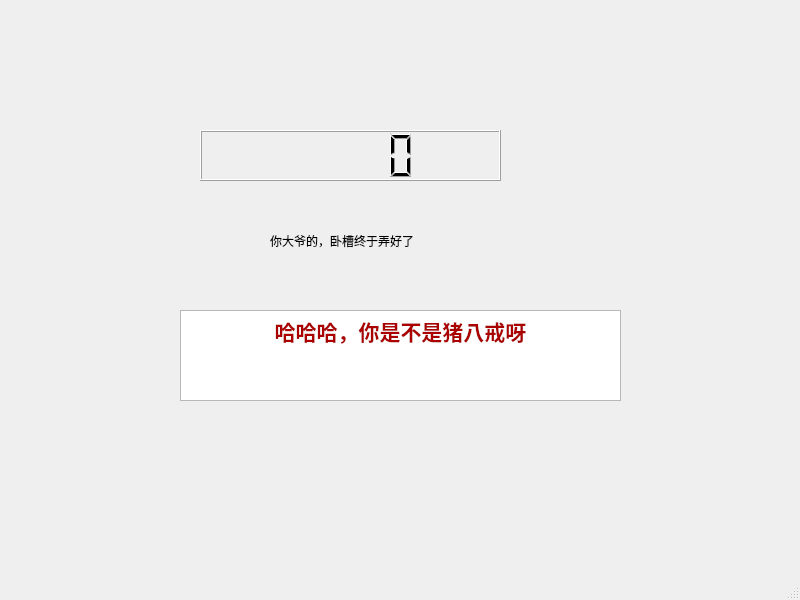
<?xml version="1.0" encoding="UTF-8"?>
<ui version="4.0">
 <class>MainWindow</class>
 <widget class="QMainWindow" name="MainWindow">
  <property name="geometry">
   <rect>
    <x>0</x>
    <y>0</y>
    <width>800</width>
    <height>600</height>
   </rect>
  </property>
  <property name="windowTitle">
   <string>MainWindow</string>
  </property>
  <widget class="QWidget" name="centralwidget">
   <widget class="QLabel" name="label">
    <property name="geometry">
     <rect>
      <x>270</x>
      <y>210</y>
      <width>291</width>
      <height>61</height>
     </rect>
    </property>
    <property name="lineWidth">
     <number>1</number>
    </property>
    <property name="midLineWidth">
     <number>2</number>
    </property>
    <property name="text">
     <string>你大爷的，卧槽终于弄好了</string>
    </property>
    <property name="textFormat">
     <enum>Qt::PlainText</enum>
    </property>
   </widget>
   <widget class="QTextBrowser" name="textBrowser">
    <property name="geometry">
     <rect>
      <x>180</x>
      <y>310</y>
      <width>441</width>
      <height>91</height>
     </rect>
    </property>
    <property name="html">
     <string>&lt;!DOCTYPE HTML PUBLIC &quot;-//W3C//DTD HTML 4.0//EN&quot; &quot;http://www.w3.org/TR/REC-html40/strict.dtd&quot;&gt;
&lt;html&gt;&lt;head&gt;&lt;meta name=&quot;qrichtext&quot; content=&quot;1&quot; /&gt;&lt;style type=&quot;text/css&quot;&gt;
p, li { white-space: pre-wrap; }
&lt;/style&gt;&lt;/head&gt;&lt;body style=&quot; font-family:'SimSun'; font-size:9pt; font-weight:400; font-style:normal;&quot;&gt;
&lt;p align=&quot;center&quot; dir='rtl' style=&quot; margin-top:0px; margin-bottom:0px; margin-left:0px; margin-right:0px; -qt-block-indent:0; text-indent:0px;&quot;&gt;&lt;span style=&quot; font-size:16pt; font-weight:600; color:#aa0000;&quot;&gt;哈哈哈，你是不是猪八戒呀&lt;/span&gt;&lt;/p&gt;&lt;/body&gt;&lt;/html&gt;</string>
    </property>
   </widget>
   <widget class="QLCDNumber" name="your">
    <property name="geometry">
     <rect>
      <x>200</x>
      <y>130</y>
      <width>301</width>
      <height>51</height>
     </rect>
    </property>
   </widget>
  </widget>
  <widget class="QMenuBar" name="menubar">
   <property name="geometry">
    <rect>
     <x>0</x>
     <y>0</y>
     <width>800</width>
     <height>26</height>
    </rect>
   </property>
  </widget>
  <widget class="QStatusBar" name="statusbar"/>
 </widget>
 <resources/>
 <connections/>
</ui>
